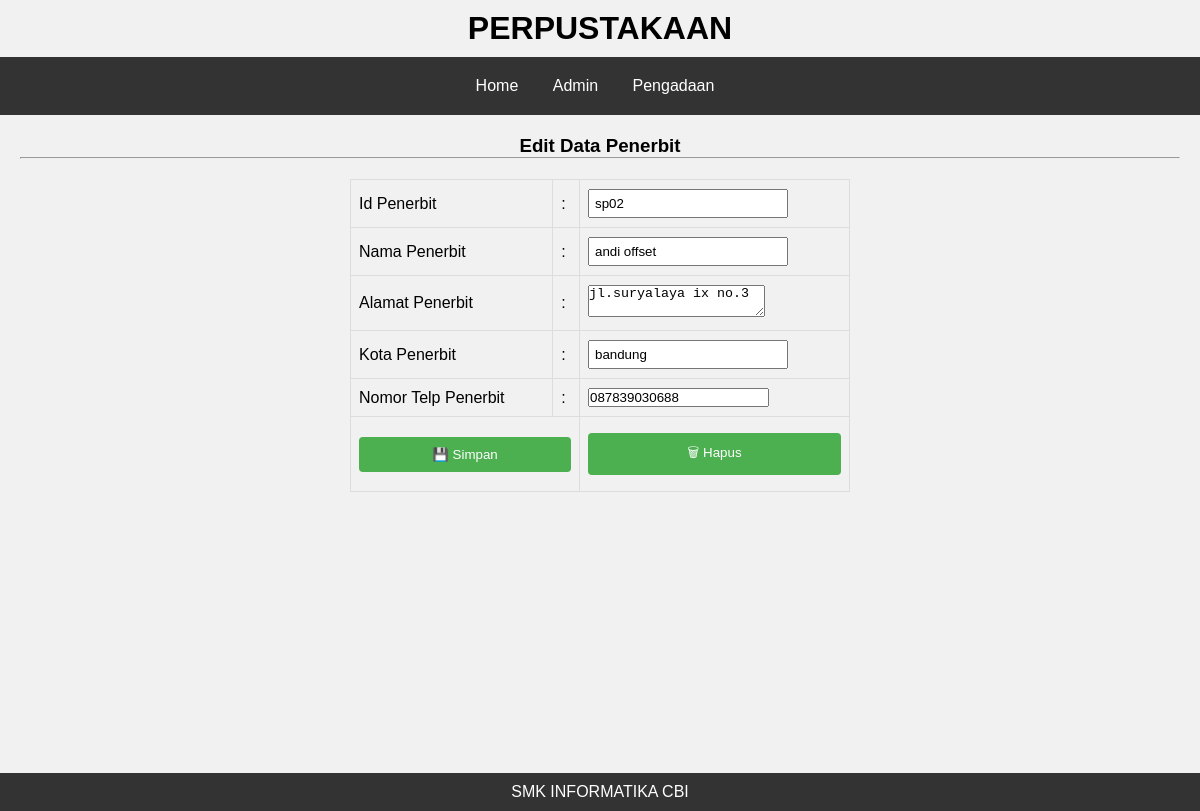
The app's page /index.php?content=edit_penerbit&id=sp02 with its own data.
### tables this page shows
CREATE TABLE `tbl_penerbit` (
  `id_penerbit` varchar(50) NOT NULL,
  `nama` varchar(50) NOT NULL,
  `alamat` varchar(50) NOT NULL,
  `kota` varchar(50) NOT NULL,
  `telepon` varchar(50) NOT NULL
);

### content/admin/edit_penerbit.php (the view, shortened to what this page needs)
<?php
include '././koneksi.php';
$id_penerbit = $_GET['id'];
$data_penerbit = mysqli_query($koneksi, "SELECT * FROM tbl_penerbit  WHERE id_penerbit='$id_penerbit'");
$row = mysqli_fetch_array($data_penerbit);
?>
<h3>Edit Data Penerbit</h3>
<hr>
<form action="content/admin/edit_penerbit_act.php" method="post">
	<table>
	<tr>
			<td>Id Penerbit</td>
			<td>:</td>
			<td>
				<input type="text" name="id_penerbit" value="<?php echo $row['id_penerbit'] ?>">
			</td>
		</tr>
		<tr>
			<td>Nama Penerbit</td>
			<td>:</td>
			<td>
				<input type="text" name="nama" value="<?php echo $row['nama'] ?>">
			</td>
		</tr>
		<tr>
			<td>Alamat Penerbit</td>
			<td>:</td>
			<td>
				<textarea name="alamat" required><?php echo $row['alamat'] ?></textarea>
			</td>
		</tr>
		<tr>
			<td>Kota Penerbit</td>
			<td>:</td>
			<td>
				<input type="text" name="kota" value="<?php echo $row['kota'] ?>">
			</td>
		</tr>
		<tr>
			<td>Nomor Telp Penerbit</td>
			<td>:</td>
			<td>
				<input type="number" name="telepon" value="<?php echo $row['telepon'] ?>">
			</td>
		</tr>
			<td colspan="2">
				<button type="submit">&#128190; Simpan</button>
			</td>
			<td>
				<button type="reset">&#128465; Hapus</button>
			</td>
	</table>
</form>

### design/index.css (style rules this page uses)
body { font-family: Arial, sans-serif; margin: 0; }

### design/penerbit.css (style rules this page uses)
* { padding: 0; margin: 0; }
table { width: 100%; border-collapse: collapse; margin: 20px 0; }
th, td { border: 1px solid #ddd; padding: 8px; text-align: left; }
form { display: inline-block; text-align: right; margin-bottom: 10px; }
input[type="text"] { width: 200px; padding: 5px; margin-left: 10px; }

### design/tambah_penerbit.css (style rules this page uses)
form { width: 500px; margin: 0 auto; }
table { border-collapse: collapse; width: 100%; }
th, td { padding: 8px; text-align: left; border-bottom: 1px solid #ddd; }
input[type=text], input[type=number], textarea { margin: 1px 0; box-sizing: border-box; }
button[type=submit], button[type=reset] { width: 100%; background-color: #4CAF50; color: white; padding: 10px 15px; margin: 8px 0; border: none; border-radius: 4px; cursor: pointer; }

### records on screen
tbl_penerbit: id_penerbit "sp02", nama "andi offset", alamat "jl.suryalaya ix no.3", kota "bandung", telepon "087839030688"
